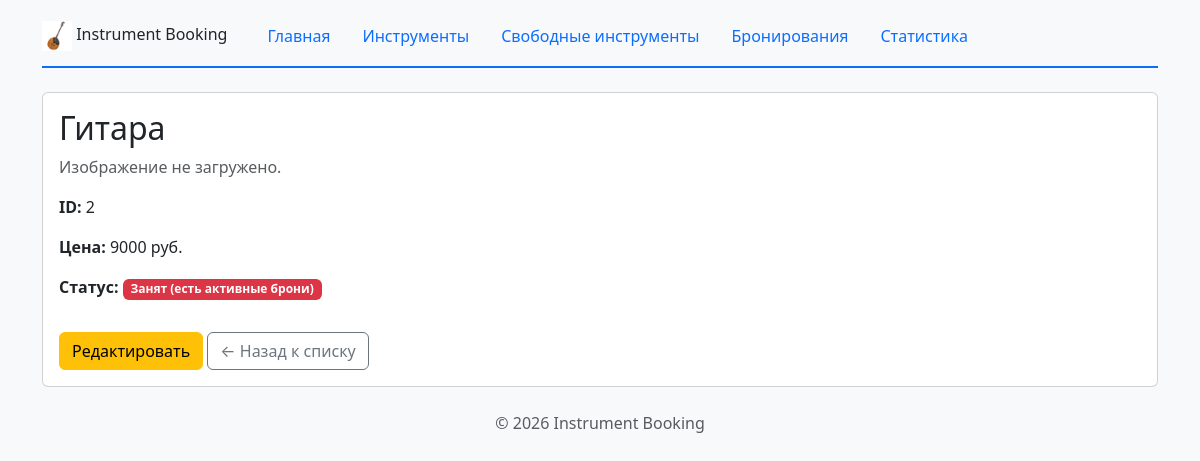
Screenshot of /instruments/2/ with the database file from the repository.
### instruments/models.py (models this page shows, shortened)
class Instrument(models.Model):
    name = models.CharField(max_length=200)
    price = models.IntegerField()
    image = models.ImageField(
        upload_to="instruments/",
        blank=True,
        null=True,
        verbose_name="Изображение",
    )
    class Meta:
        verbose_name = "Инструмент"
        verbose_name_plural = "Инструменты"
        ordering = ["name"]

### instruments/views.py (the view, shortened to what this page needs)
# urls.py: path("<int:instrument_id>/", views.instrument_detail, name="instrument_detail"),
def instrument_detail(request, instrument_id: int):
    instrument = Instrument.objects.filter(id=instrument_id).first()
    active_bookings = instrument.bookings.filter(is_cancelled=False)
    is_available = not active_bookings.exists()
    return render(
        request,
        "instruments/instrument_detail.html",
        {"instrument": instrument, "is_available": is_available},
    )

### instruments/templates/instruments/instrument_detail.html (shortened to what this page needs)
{% extends "base.html" %}
{% block content %}
{% if instrument %}
    <div class="card">
        <div class="card-body">
            <h2 class="card-title">{{ instrument.name }}</h2>
            {% if instrument.image %}
                <img src="{{ instrument.image.url }}"
                     alt="{{ instrument.name }}"
                     class="img-fluid mb-3" style="max-height: 320px;">
            {% else %}
                <p class="text-muted">Изображение не загружено.</p>
            {% endif %}
            <p class="card-text"><strong>ID:</strong> {{ instrument.id }}</p>
            <p class="card-text"><strong>Цена:</strong> {{ instrument.price }} руб.</p>
            <p class="card-text">
                <strong>Статус:</strong>
                {% if is_available %}
                    <span class="badge bg-success">Свободен</span>
                {% else %}
                    <span class="badge bg-danger">Занят (есть активные брони)</span>
                {% endif %}
            </p>
            <a href="{% url 'instruments:instrument_update' instrument.id %}"
               class="btn btn-warning mt-3">Редактировать</a>
            <a href="{% url 'instruments:instruments' %}" class="btn btn-outline-secondary mt-3">← Назад к списку</a>
        </div>
    </div>
{% else %}
    <h1 class="text-danger">Инструмент не найден</h1>
    <p>Инструмент с указанным ID отсутствует.</p>
    <a href="{% url 'instruments:instruments' %}" class="btn btn-outline-secondary mt-3">← Назад к списку</a>
{% endif %}
{% endblock %}

### rows the page displays
Instrument: name "Гитара", id "2", price "9000"
